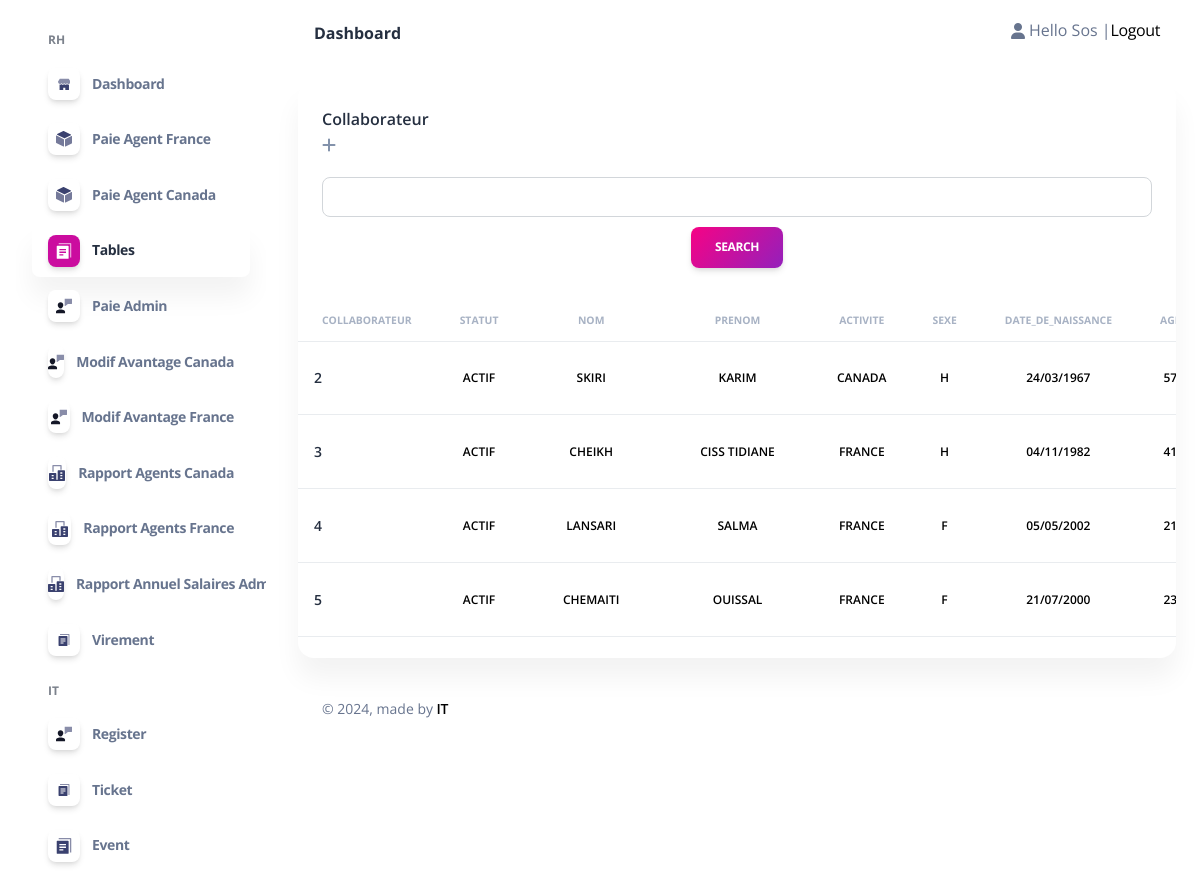
Before: /table/ (signed in) with the older database file.
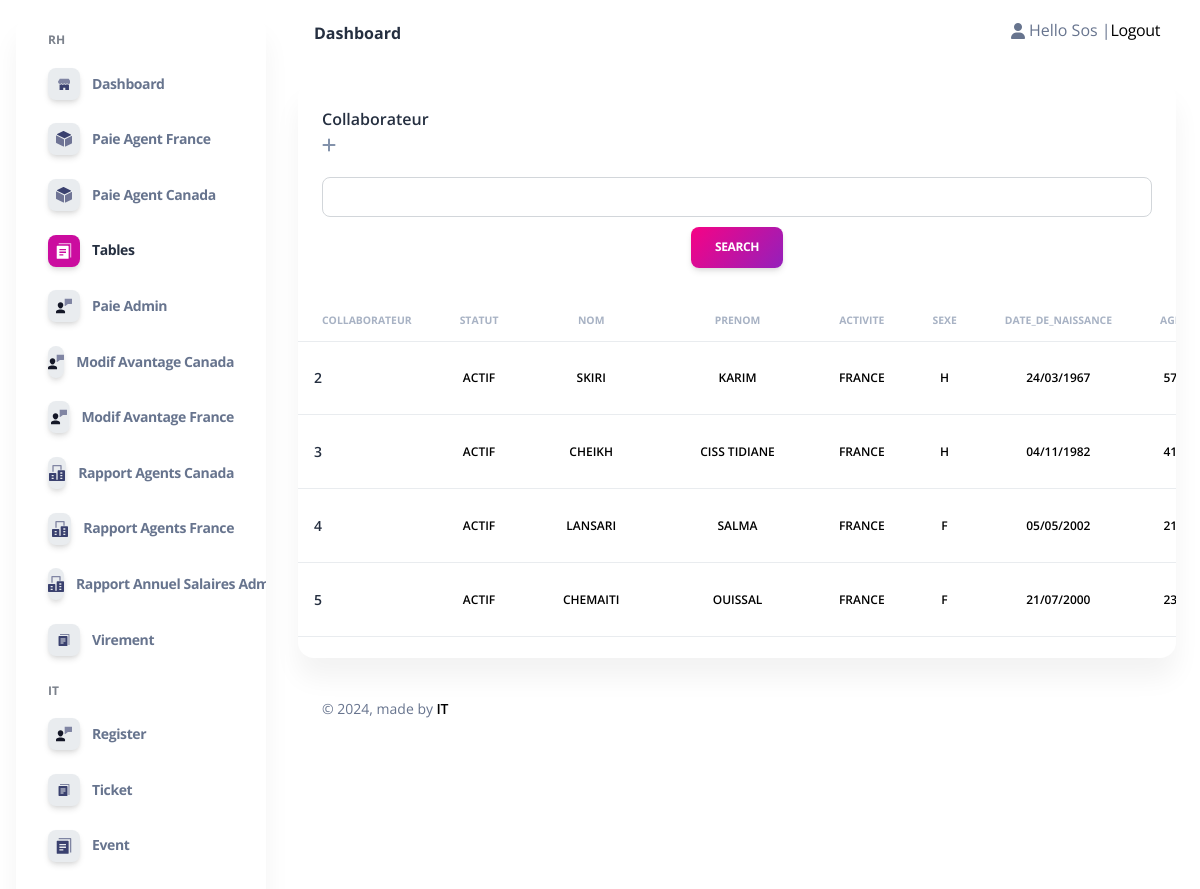
After: the same page with the newer database file.
### admin_Sos/models.py (models this page shows, shortened)
class Collaborateur(models.Model):
    Statut_P= (
        ('AGENT','AGENT'),
        ('CADRE','CADRE'),
        ('TECHNICIEN','TECHNICIEN'),
        ('STAGIAIRE','STAGIAIRE'),
    )
    STATUT_statut = (
        ('ACTIF','ACTIF'),
        ('INACTIF','INACTIF'),
        ('FORMATION','FORMATION'),
        ('STAGE','STAGE'),
    )
    STATUT_activite = (
        ('FRANCE','FRANCE'),
        ('CANADA','CANADA'),
    )
    STATUT_causededepart = (
        ('Demission','Demission'),
        ('Licenciement','Licenciement'),
        ('FPE','FPE'),
        ('Fin de contrat','Fin de contrat'),
        ('Comportement','Comportement'),
        ('Etudes','Etudes'),
        ('Sans motif(Volantaire)','Sans motif(Volantaire)'),
        ('Autre','Autre'),
    )
    Contart = (
        ('Etranger','Etranger'),
        ('Stage','Stage'),
        ('CDD','CDD'),
        ('CDI','CDI'),
    )
    TTGD = (
        ('Célibataire ','Célibataire'),
        ('Marié(e)','Marié(e)'),
        ('Divorcé(e)','Divorcé(e)'),
        ('Veuf(ve)','Veuf(ve)'),
    )
    statut_sexe = (
        ('H','H'),
        ('F','F'),
    )
    statut_TF = (
        ('OUI','OUI'),
        ('NON','NON'),
    )
    Statut = models.CharField(max_length=10,null=True,blank=True,choices=STATUT_statut)
    Nom = models.CharField(max_length=500,null=True,blank=True)
    Prenom = models.CharField(max_length=500,null=True,blank=True)
    Sexe = models.CharField(max_length=50,null=True,blank=True,choices=statut_sexe)
    Date_de_naissance = models.DateField(null=True,blank=True)
    Age = models.PositiveIntegerField(null=True,blank=True)
    Situation_familiale = models.CharField(max_length=100, null=True,blank=True,choices=TTGD)
    Nombre_d_enfants = models.FloatField(default=0, null=True,blank=True)
    N_CIN =models.CharField(default="-",max_length=120 ,null=True,blank=True)
    N_Passeport=models.CharField(default="-",max_length=300 ,null=True,blank=True)
    Nationalité=models.CharField(default="-",max_length=200,null=True,blank=True)
    Adresse_postale=models.CharField(default="-",max_length=200,null=True,blank=True)
    Ville=models.CharField(default="-",max_length=100,null=True,blank=True)
    E_mail= models.EmailField(null=True,blank=True)
    Declaration_CNSS= models.CharField(max_length=100,null=True,blank=True,choices=statut_TF)
    N_de_téléphone=models.CharField(max_length=200,null=True,blank=True)
    RIB = models.CharField(default="-",max_length=300,null=True,blank=True)
    N_CNSS= models.CharField(default="-",max_length=200,null=True,blank=True)
    Type_de_contrat= models.CharField(max_length=100,null=True,blank=True,choices=Contart)
    Salaire_base = models.PositiveBigIntegerField(default=0,null=True,blank=True)
    Nombre_de_Jour_Travaille_Admin= models.PositiveIntegerField(default=0,null=True,blank=True)
    Poste = models.CharField(max_length=100,null=True,blank=True)
    CSP = models.CharField(max_length=100,null=True,blank=True,choices=Statut_P)
    Date_d_entrée = models.DateField(null=True,blank=True)
    Date_de_Sortie = models.DateField(null=True,blank=True)
    anciennetee = models.IntegerField(default=0,null=True, blank=True)
    Motif_de_départ = models.CharField(default="-",max_length=1000,null=True,blank=True,choices=STATUT_causededepart)
    Commentaire = models.CharField(default="-",max_length=1000,null=True,blank=True)
    Prime_Produit = models.FloatField(default=0,null=True,blank=True)
    Nbre_d_heures_Travaillees= models.FloatField(default=0,null=True,blank=True)
    Planifier= models.FloatField(default=0,null=True,blank=True)
    Avance_sur_salaire = models.FloatField(default=0,null=True,blank=True)
    S_H = models.FloatField(default=0,null=True, blank=True)
    Activite=models.CharField(max_length=100,null=True,blank=True,choices=STATUT_activite)
    user =models.OneToOneField(User, null=True,blank=True,on_delete=models.CASCADE)

### admin_Sos/decorators.py (the view)
        def wrapper_func(request,*args, **kwargs):
            group=None
            if request.user.groups.exists():
                group= request.user.groups.all()[0].name
            if group == 'Admin':
                return view_func(request,*args, **kwargs)
            if group == 'Agent':
                return redirect('home')
            else:
                return redirect('login')

### admin_Sos/views.py (called while the page is built)
@login_required(login_url='login')
@admin_only
def TableView(request):
    context = Collaborateur.objects.all()
    nom_query = request.GET.get('Nom', '')
    prenom_query = request.GET.get('Nom', '')
    nom_query_lower = nom_query.lower() if nom_query else None
    prenom_query_lower = prenom_query.lower() if prenom_query else None
    if nom_query or prenom_query:
        context = Collaborateur.objects.filter(Q(Nom__icontains=nom_query_lower) | Q(Prenom__icontains=prenom_query_lower))
    else:
        context= Collaborateur.objects.all()
    return render(request, 'admin_/tables.html', {'collaborateur': context})

### Templates/admin_/tables.html (shortened to what this page needs)
{% extends 'admin_/Base/homebase_admin.html' %}
{% block body %}{% include 'admin_/content/Modify/content_table.html'%}{% endblock  %}

### Templates/admin_/content/Modify/content_table.html (shortened to what the changed rows need)
    <div class="container-fluid py-4">
      <div class="row">
        <div class="col-12">
          <div class="card mb-4">
            <div class="card-body px-0 pt-0 pb-2">
              <div class="table-responsive p-0" style="height: 350px; overflow-y: auto;">
                <table class="table align-items-center mb-0" style="color: black !important">
                  <thead>
                    <tr>
                      <th class="text-uppercase text-secondary text-xxs font-weight-bolder opacity-7">Collaborateur</th>
                      <th class="text-center text-uppercase text-secondary text-xxs font-weight-bolder opacity-7">Statut</th>
                      <th class="text-center text-uppercase text-secondary text-xxs font-weight-bolder opacity-7" >Nom</th>
                      <th class="text-center text-uppercase text-secondary text-xxs font-weight-bolder opacity-7">Prenom</th>
                      <th class="text-center text-uppercase text-secondary text-xxs font-weight-bolder opacity-7">Activite</th>
                      <th class="text-center text-uppercase text-secondary text-xxs font-weight-bolder opacity-7">Sexe</th>
                      <th class="text-center text-uppercase text-secondary text-xxs font-weight-bolder opacity-7">Date_de_naissance</th>
                      <th class="text-center text-uppercase text-secondary text-xxs font-weight-bolder opacity-7">Age</th>
                    </tr>
                  </thead>
                  <tbody>
                  {% for C in collaborateur %}
                    <tr>
                      <td>
                        <div class="d-flex px-2 py-1">
                          <div class="d-flex flex-column justify-content-center">
                            <h6 class="mb-0 text-sm">{{ C.id }}</h6>
                          </div>
                        </div>
                      </td>
                      <td class="align-middle text-center">
                        <p class="text-xs font-weight-bold mb-0">{{ C.Statut }}</p>
                      </td>
                      <td class="align-middle text-center fixed">
                        <p class="text-xs font-weight-bold mb-0 fixed">{{ C.Nom }}</p>
                      </td>
                      <td class="align-middle text-center fixed">
                        <p class="text-xs font-weight-bold mb-0 fixed">{{ C.Prenom }}</p>
                      </td>
                      <td class="align-middle text-center">
                        <p class="text-xs font-weight-bold mb-0">{{ C.Activite }}</p>
                      </td>
                      <td class="align-middle text-center">
                        <p class="text-xs font-weight-bold mb-0">{{ C.Sexe}}</p>
                      </td>
                      <td class="align-middle text-center">
                        {% if C.Date_de_naissance %}
                            <p class="text-xs font-weight-bold mb-0">{{ C.Date_de_naissance|date:"d/m/Y" }}</p>
                        {% else %}
                            <p class="text-xs font-weight-bold mb-0">-</p>
                        {% endif %}
                      </td>
                      <td class="align-middle text-center">
                        <p class="text-xs font-weight-bold mb-0">{{ C.Age }}</p>
                      </td>
                    </tr>
                    {% endfor %}
                  </tbody>
                </table>
              </div>
            </div>
          </div>
        </div>
      </div>

Changed rows visible on the page:
changed Collaborateur "SKIRI": Activite "CANADA" → "FRANCE"
